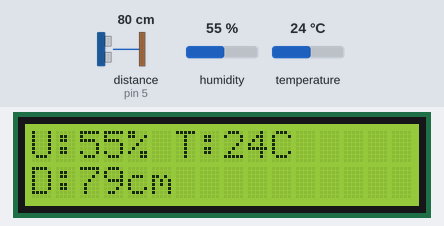
Simulated run of this sketch. Board: Arduino Uno, built with avr-gcc and run on an emulated ATmega328P. Parts: 16×2 character LCD. Wiring (inferred from the names in the program): DHT11 sensor: data pin 2; ultrasonic range finder: trigger pin 4; echo pin 5. The inputs (shaded band) are chosen by the test bench; at power-on: distance to the obstacle (sensor on pin 5) 80 cm, humidity 55 %, temperature 24 °C. The echo pulse lasts 58.3 µs per cm; what the sketch prints to the serial monitor is not drawn.

Above: at 2.7 s.
2.8 s: distance to the obstacle (sensor on pin 5) set to 2 cm
At 5.1 s:
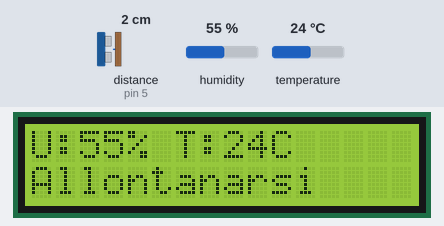
7.9 s: humidity set to 88 %
At 11.8 s:
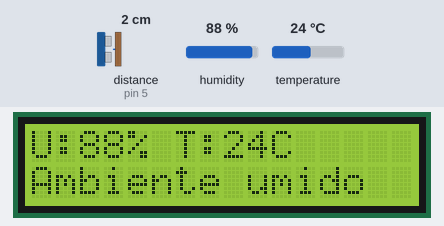
13.0 s: temperature set to 12 °C
At 14.2 s:
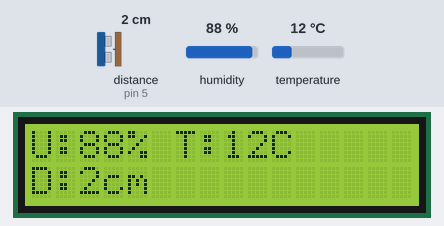
16.7 s: distance to the obstacle (sensor on pin 5) set to 4 cm
At 18.8 s:
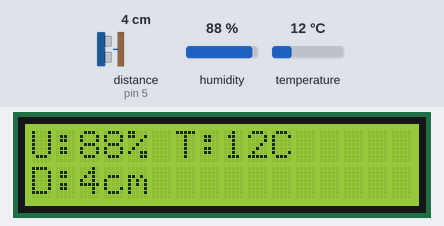
21.2 s: humidity set to 22 %
At 23.5 s:
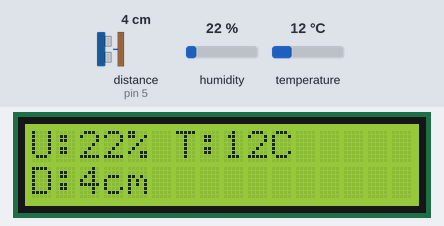
25.7 s: distance to the obstacle (sensor on pin 5) set to 18 cm
At 26.9 s:
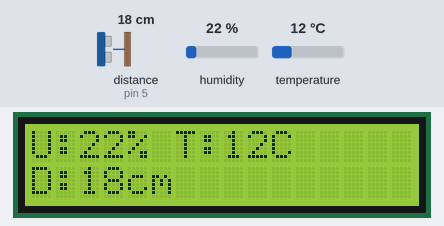
Timing chart, 0 to 28.7 s (numbered marks = the images above; inputs shaded):
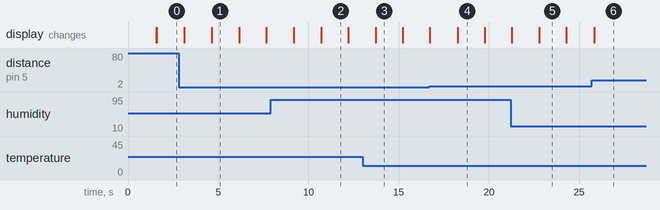

The sketch:

progetto_sensori_no_dht2.ino
```cpp
/*
  Progetto Elegoo UNO R3 (senza libreria DHT.h)
  - Sensore di umidita (DHT11) su pin digitale 2  -> letto manualmente (bit-banging)
  - Sensore ad ultrasuoni (HC-SR04) su pin 4 (Trig) e 5 (Echo)
  - Display LCD 16x2 su pin 7,8,9,10,11,12 (RS,E,D4,D5,D6,D7)

  Logica:
  - Se l'umidita e alta -> mostra "Ambiente umido"
  - Se qualcosa e troppo vicino -> mostra "Allontanarsi"
  - Se nessuna delle due condizioni si verifica -> mostra solo i valori misurati
  - Se entrambe le condizioni si verificano, i due messaggi vengono alternati

  NOTA: serve solo la libreria LiquidCrystal (inclusa di default nell'IDE Arduino)
*/

#include <LiquidCrystal.h>

// ---------- Configurazione pin ----------
#define DHT_PIN 2

#define TRIG_PIN 4
#define ECHO_PIN 5

// LCD: RS, E, D4, D5, D6, D7
LiquidCrystal lcd(7, 8, 9, 10, 11, 12);

// ---------- Soglie (modificabili) ----------
const float SOGLIA_UMIDITA = 70.0;   // % oltre la quale l'ambiente e "umido"
const float SOGLIA_DISTANZA = 10.0;  // cm sotto la quale c'e qualcosa troppo vicino

void setup() {
  Serial.begin(9600);
  lcd.begin(16, 2);

  pinMode(TRIG_PIN, OUTPUT);
  pinMode(ECHO_PIN, INPUT);

  lcd.setCursor(0, 0);
  lcd.print("Avvio sistema...");
  delay(1500);
  lcd.clear();
}

// ---------- Lettura manuale DHT11 ----------
// Ritorna true se la lettura ha successo, salva umidita e temperatura nei puntatori
bool leggiDHT11(float &umidita, float &temperatura) {
  byte dati[5] = {0, 0, 0, 0, 0};

  // 1) Segnale di start: pin basso per almeno 18ms
  pinMode(DHT_PIN, OUTPUT);
  digitalWrite(DHT_PIN, LOW);
  delay(18);
  digitalWrite(DHT_PIN, HIGH);
  delayMicroseconds(30);
  pinMode(DHT_PIN, INPUT_PULLUP);

  // 2) Attendo risposta del sensore (basso ~80us, poi alto ~80us)
  unsigned long timeout = micros();
  while (digitalRead(DHT_PIN) == HIGH) {
    if (micros() - timeout > 100) return false; // nessuna risposta
  }
  timeout = micros();
  while (digitalRead(DHT_PIN) == LOW) {
    if (micros() - timeout > 100) return false;
  }
  timeout = micros();
  while (digitalRead(DHT_PIN) == HIGH) {
    if (micros() - timeout > 100) return false;
  }

  // 3) Lettura dei 40 bit (5 byte)
  for (int i = 0; i < 40; i++) {
    // ogni bit inizia con ~50us bassi
    timeout = micros();
    while (digitalRead(DHT_PIN) == LOW) {
      if (micros() - timeout > 100) return false;
    }

    // la durata del livello alto determina 0 o 1
    unsigned long inizioAlto = micros();
    while (digitalRead(DHT_PIN) == HIGH) {
      if (micros() - inizioAlto > 200) return false;
    }
    unsigned long durataAlto = micros() - inizioAlto;

    byte indiceByte = i / 8;
    dati[indiceByte] <<= 1;
    if (durataAlto > 40) { // ~26-28us = 0, ~70us = 1 -> soglia a 40us
      dati[indiceByte] |= 1;
    }
  }

  // 4) Controllo checksum
  byte checksum = dati[0] + dati[1] + dati[2] + dati[3];
  if (checksum != dati[4]) {
    return false; // dato corrotto
  }

  // DHT11: dati[0] = umidita intera, dati[2] = temperatura intera
  umidita = dati[0];
  temperatura = dati[2];
  return true;
}

// ---------- Lettura distanza HC-SR04 ----------
float leggiDistanza() {
  digitalWrite(TRIG_PIN, LOW);
  delayMicroseconds(2);
  digitalWrite(TRIG_PIN, HIGH);
  delayMicroseconds(10);
  digitalWrite(TRIG_PIN, LOW);

  long durata = pulseIn(ECHO_PIN, HIGH, 30000); // timeout 30ms
  if (durata == 0) {
    return -1; // nessuna lettura valida (fuori portata)
  }
  float distanza = durata * 0.034 / 2; // conversione in cm
  return distanza;
}

void loop() {
  float umidita = 0, temperatura = 0;
  bool letturaOk = leggiDHT11(umidita, temperatura);
  float distanza = leggiDistanza();

  bool umiditaAlta = letturaOk && (umidita > SOGLIA_UMIDITA);
  bool troppoVicino = (distanza > 0) && (distanza < SOGLIA_DISTANZA);

  lcd.clear();

  // --- Riga 1: umidita e temperatura ---
  lcd.setCursor(0, 0);
  if (!letturaOk) {
    lcd.print("U:Err T:Err");
  } else {
    lcd.print("U:");
    lcd.print(umidita, 0);
    lcd.print("% T:");
    lcd.print(temperatura, 0);
    lcd.print("C");
  }

  // --- Riga 2: distanza (+ eventuali messaggi di stato) ---
  lcd.setCursor(0, 1);
  if (distanza < 0) {
    lcd.print("D:---cm");
  } else {
    lcd.print("D:");
    lcd.print(distanza, 0);
    lcd.print("cm");
  }

  Serial.print("Umidita: "); Serial.print(umidita);
  Serial.print("% Temp: "); Serial.print(temperatura);
  Serial.print("C Distanza: "); Serial.print(distanza);
  Serial.println("cm");

  if (umiditaAlta || troppoVicino) {
    delay(1500); // mostra prima i valori, poi il messaggio

    if (umiditaAlta) {
      lcd.setCursor(0, 1);
      lcd.print("Ambiente umido  ");
      Serial.println("Ambiente umido");
      delay(1500);
    }

    if (troppoVicino) {
      lcd.setCursor(0, 1);
      lcd.print("Allontanarsi    ");
      Serial.println("Allontanarsi");
      delay(1500);
    }
  } else {
    delay(1500);
  }
}
```

Measured:
- after the input at 2.8 s, the display: first changes after 0.33 s (image 1 shows a later state)
- after the input at 7.9 s, the display: first changes after 1.3 s (image 2 shows a later state)
- after the input at 25.7 s, the display: changes after 0.12 s (image 6)
- what the display in image 1 shows lasts 1.6 s, from 4.6 s to 6.2 s
